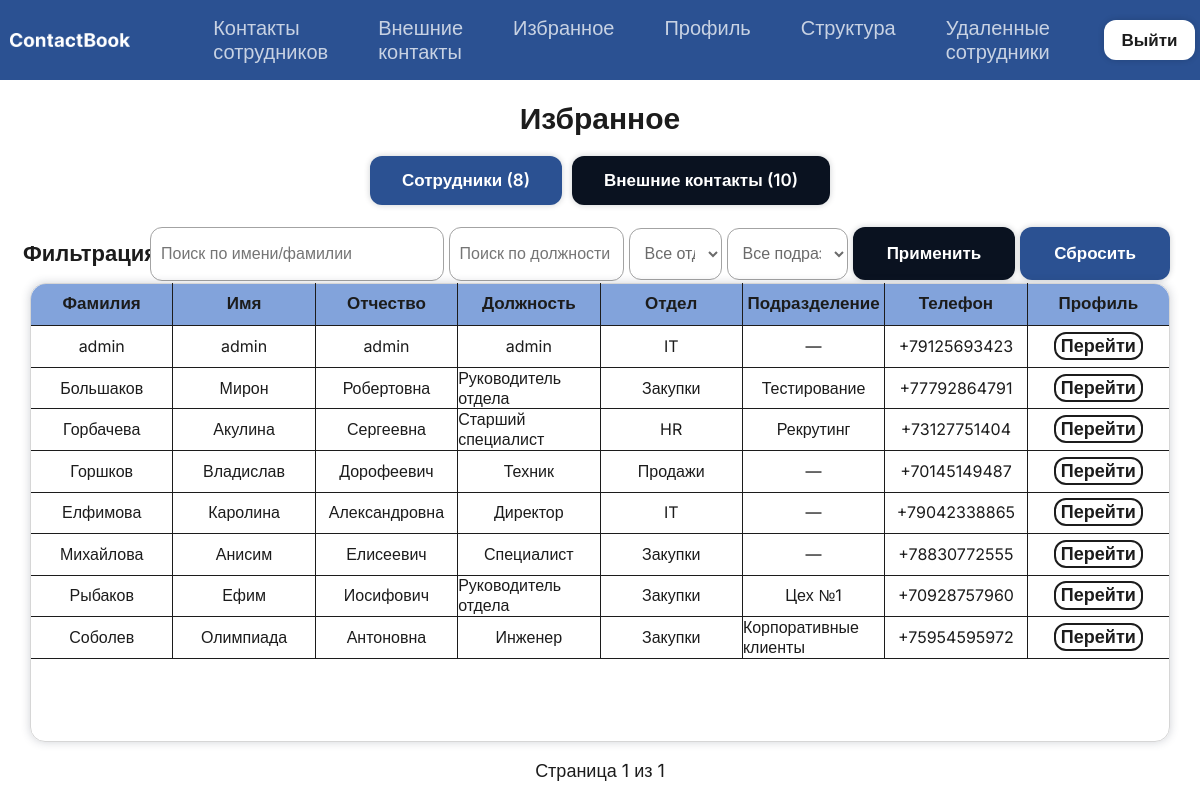
/favorites/ (signed in), run on the app's committed database.
### ContactBook/models.py (models this page shows, shortened)
class Employee(models.Model):
    last_name = models.CharField(max_length=50, verbose_name='Фамилия')
    first_name = models.CharField(max_length=50, verbose_name='Имя')
    middle_name = models.CharField(max_length=50, blank=True, null=True, verbose_name='Отчество')
    department = models.ForeignKey(Department, on_delete=models.PROTECT, verbose_name='Отдел')
    subdivision = models.ForeignKey(Subdivision, on_delete=models.SET_NULL, blank=True, null=True, verbose_name='Подразделение')
    position = models.CharField(max_length=100, verbose_name='Должность')
    phone = models.CharField(max_length=20, unique=True, verbose_name='Телефон')
    floor = models.CharField(max_length=50, verbose_name='Этаж')
    cabinet = models.CharField(max_length=50, blank=True, null=True, verbose_name='Кабинет')
    role = models.CharField(
        max_length=20,
        choices=[('user', 'Пользователь'), ('admin', 'Администратор')],
        default='user',
        verbose_name='Роль'
    )
    user_account = models.OneToOneField(User, on_delete=models.CASCADE, null=True, blank=True, related_name='employee_profile', verbose_name='Аккаунт входа')
    is_deleted = models.BooleanField(default=False, verbose_name='Удалён')
    deleted_at = models.DateTimeField(null=True, blank=True, verbose_name='Дата удаления')
    objects = EmployeeManager()
    all_objects = models.Manager()
    class Meta:
        verbose_name_plural = 'Сотрудники'

class Department(models.Model):
    name = models.CharField(max_length=100, unique=True, verbose_name='Название отдела')
    class Meta:
        verbose_name_plural = 'Отделы'

class Subdivision(models.Model):
    name = models.CharField(max_length=100, verbose_name='Название подразделения')
    department = models.ForeignKey(Department, on_delete=models.CASCADE, related_name='subdivisions', verbose_name='Родительский отдел')
    class Meta:
        constraints = [
            models.UniqueConstraint(fields=['name', 'department'], name='unique_subdivision_name_per_dept')
        ]
        verbose_name_plural = 'Подразделения'

### ContactBook/views.py (the view)
# urls.py: path('favorites/', views.favorite_list, name='favorite_list'),
@login_required
def favorite_list(request):
    active_tab = request.GET.get('tab', 'employees')
    emp_search = request.GET.get('emp_search', '').strip()
    emp_position = request.GET.get('emp_position', '').strip()
    emp_dept = request.GET.get('emp_dept', '')
    emp_sub = request.GET.get('emp_sub', '')
    cont_search = request.GET.get('cont_search', '').strip()
    cont_position = request.GET.get('cont_position', '').strip()
    cont_org = request.GET.get('cont_org', '').strip()
    cont_category = request.GET.get('cont_category', '')
    emp_qs = Employee.objects.filter(
        favorites_by__user=request.user,
        is_deleted=False
    ).select_related('department', 'subdivision').order_by('last_name')
    if emp_search:
        emp_qs = emp_qs.filter(
            Q(last_name__iregex=rf'^{re.escape(emp_search)}') |
            Q(first_name__iregex=rf'^{re.escape(emp_search)}')
        )
    if emp_position:
        emp_qs = emp_qs.filter(position__iregex=rf'{re.escape(emp_position)}')
    if emp_dept and emp_dept != '':
        emp_qs = emp_qs.filter(department_id=emp_dept)
    if emp_sub and emp_sub != '':
        emp_qs = emp_qs.filter(subdivision_id=emp_sub)
    emp_paginator = Paginator(emp_qs, 10)
    emp_page = emp_paginator.get_page(request.GET.get('emp_page'))
    cont_qs = Contact.objects.filter(
        favorited_by__user=request.user
    ).order_by('last_name')
    if cont_search:
        cont_qs = cont_qs.filter(
            Q(last_name__iregex=rf'^{re.escape(cont_search)}') |
            Q(first_name__iregex=rf'^{re.escape(cont_search)}')
        )
    if cont_position:
        cont_qs = cont_qs.filter(position__iregex=rf'{re.escape(cont_position)}')
    if cont_org:
        cont_qs = cont_qs.filter(organization__iregex=rf'{re.escape(cont_org)}')
    if cont_category:
        cont_qs = cont_qs.filter(category=cont_category)
    cont_paginator = Paginator(cont_qs, 10)
    cont_page = cont_paginator.get_page(request.GET.get('cont_page'))
    filtered_subdivisions = Subdivision.objects.all()
    if emp_dept and emp_dept != '':
        filtered_subdivisions = Subdivision.objects.filter(department_id=emp_dept)
    context = {
        'active_tab': active_tab,
        'emp_page': emp_page,
        'emp_search': emp_search,
        'emp_position': emp_position,
        'emp_dept': emp_dept,
        'emp_sub': emp_sub,
        'departments': Department.objects.all(),
        'subdivisions': filtered_subdivisions,
        'cont_page': cont_page,
        'cont_search': cont_search,
        'cont_position': cont_position,
        'cont_org': cont_org,
        'cont_category': cont_category,
        'categories': [('client', 'Клиент'), ('partner', 'Партнёр'), ('supplier', 'Поставщик'), ('other', 'Другое')],
    }
    return render(request, 'contactbook/favorite_list.html', context)

### ContactBook/models.py (called while the page is built)
    def get_queryset(self):
        return super().get_queryset().filter(is_deleted=False)

### ContactBook/templates/contactbook/favorite_list.html (shortened to what this page needs)
{% extends "base.html" %}
{% block content %}
<h1>Избранное</h1>
<div class="tabs" style="margin-bottom: 20px; display: flex; gap: 10px;">
    <a href="?tab=employees&emp_search={{ emp_search }}&emp_position={{ emp_position }}&emp_dept={{ emp_dept }}&emp_sub={{ emp_sub }}"
       class="btn {% if active_tab == 'employees' %}btn-secondary{% else %}btn-primary{% endif %}">
        Сотрудники ({{ emp_page.paginator.count }})
    </a>
    <a href="?tab=contacts&cont_search={{ cont_search }}&cont_position={{ cont_position }}&cont_org={{ cont_org }}&cont_category={{ cont_category }}"
       class="btn {% if active_tab == 'contacts' %}btn-secondary{% else %}btn-primary{% endif %}">
        Внешние контакты ({{ cont_page.paginator.count }})
    </a>
</div>
{% if active_tab == 'employees' %}
<div class="filter">
    <div class="zagolovok">Фильтрация</div>
    <div class="elements">
        <input type="text" id="emp_search" name="emp_search" placeholder="Поиск по имени/фамилии" value="{{ emp_search }}">
        <input type="text" name="emp_position" placeholder="Поиск по должности" value="{{ emp_position }}">
        <select name="department" id="dept-select">
            <option value="">Все отделы</option>
        </select>
        <select name="subdivision" id="sub-select">
            <option value="">Все подразделения</option>
        </select>
        <button type="button" onclick="applyFilters() " class="btn btn-primary">Применить</button>
        <a href="?tab=employees" class="btn btn-secondary">Сбросить</a>
    </div>
</div>
<div class="list">
    <table>
        <thead>
            <tr>
                <th>Фамилия</th><th>Имя</th><th>Отчество</th><th>Должность</th>
                <th>Отдел</th><th>Подразделение</th><th>Телефон</th><th class="last-column">Профиль</th>
            </tr>
        </thead>
        <tbody>
            {% for emp in emp_page %}
            <tr>
                <td>{{ emp.last_name }}</td><td>{{ emp.first_name }}</td>
                <td>{{ emp.middle_name|default:"—" }}</td><td>{{ emp.position }}</td>
                <td>{{ emp.department.name }}</td>
                <td>{{ emp.subdivision.name|default:"—" }}</td>
                <td>{{ emp.phone }}</td>
                <td class="last-column"><a href="{% url 'contactbook:employee_detail' emp.pk %}">Перейти</a></td>
            </tr>
            {% empty %}
            <tr><td colspan="8" id="employee-none">Избранных сотрудников не найдено</td></tr>
            {% endfor %}
        </tbody>
    </table>
</div>
<div class="pagination">
    <p>Страница {{ emp_page.number }} из {{ emp_page.paginator.num_pages }}</p>
</div>
{% endif %}
{% endblock %}

### ContactBook/static/css/style.css (style rules this page uses)
html,body { width: 100%; height: 100%; background-color: #ffffff; font-family: "Inter", sans-serif; padding: 0; margin: 0; }
main > h1 { font-size: 30px; color: rgb(28, 28, 28); }
.filter { width: 100%; height: 10%; display: flex; justify-content: center; align-items: center; }
.zagolovok { width: 10%; height: 100%; display: flex; justify-content: center; align-items: center; font-size: 22px; font-weight: bold; color: rgb(28, 28, 28); }
.elements { width: 85%; height: 100%; display: flex; justify-content: right; align-items: center; gap: 5px; }
.elements > input { width: 17%; height: 42px; border: solid 1px rgb(163, 163, 163); background-color: white; border-radius: 12px; font-size: 16px; padding: 5px 10px; }
.elements > select { width: 13%; height: 52px; border: solid 1px rgb(163, 163, 163); background-color: white; border-radius: 12px; font-size: 16px; padding: 5px 10px; color: rgb(107, 107, 107); }
#dept-select { width: 10%; height: 52px; border: solid 1px rgb(163, 163, 163); background-color: white; border-radius: 12px; font-size: 16px; padding: 5px 10px; color: rgb(107, 107, 107); }
.elements > button { background-color: #0a1220; border: solid 2px transparent; color: white; box-shadow: 0 0px 6px rgba(10, 18, 32, 0.2); transition: all 0.2s ease; }
.elements > a { background-color: #2b5192; border: 2px solid transparent; color: #ffffff; transition: all 0.2s ease; box-shadow: 0 0px 6px rgba(10, 18, 32, 0.2); }
.list { width: 95%; height: 80%; display: flex; justify-content: center; }
.list > table { width: 100%; height: 100%; display: flex; align-items: center; flex-direction: column; border: 1px solid rgb(214, 214, 214); border-radius: 15px; border-collapse: collapse; box-shadow: 0 0 10px rgba(41, 48, 73, 0.22); }
.list > table > thead { width: 100%; height: 10%; display: flex; justify-content: center; background-color: #1e59be8d; border-top-left-radius: 15px; border-top-right-radius: 15px; }
.list > table > thead > tr { width: 100%; height: 100%; display: flex; justify-content: center; align-items: center; }
.list > table > thead > tr > th { width: 15%; height: 100%; display: flex; align-items: center; justify-content: center; border-top: none; border-bottom: 1px solid rgb(28, 28, 28);; border-right: 1px solid rgb(28, 28, 28); padding: 0; font-size: 17px; color: rgb(28, 28, 28); }
.list > table > tbody { width: 100%; height: 100%; display: flex; flex-direction: column; align-items: center; }
.list > table > tbody > tr { width: 100%; height: 10%; display: flex; flex-direction: row; }
.list > table > tbody > tr > td { width: 15%; height: 100%; display: flex; align-items: center; justify-content: center; border-bottom: 1px solid rgb(28, 28, 28);; border-top: none; border-right: 1px solid rgb(28, 28, 28); padding: 0; font-size: 16px; color: rgb(28, 28, 28); }
.list > table > tbody > tr > td > a { width: 60%; height: 58%; background-color: transparent; color: rgb(28, 28, 28); font-size: 18px; border-radius: 12px; transition: all 0.1s ease; border: solid 2px rgb(28, 28, 28); text-decoration: none; display: flex; justify-content: center; align-items: center; padding: 0; font-family: "Inter", sans-serif; font-weight: 600; }
.pagination { height: 10%; color: rgb(28, 28, 28); text-decoration: none; display: flex; align-items: center; gap: 5px; font-size: 18px; }
.btn { padding: 14px 32px; border-radius: 12px; font-size: 17px; font-weight: 600; text-decoration: none; display: flex; align-items: center; gap: 10px; border: none; cursor: pointer; font-family: "Inter", sans-serif; white-space: nowrap; }
.btn-primary { background-color: #0a1220; color: white; box-shadow: 0 0px 6px rgba(10, 18, 32, 0.2); transition: all 0.2s ease; }
.btn-secondary { background-color: #2b5192; color: #ffffff; transition: all 0.2s ease; box-shadow: 0 0px 6px rgba(10, 18, 32, 0.2); }
.last-column { border-right: none !important; }
#emp_search { width: 30%; height: 42px; }

### data on the page
Employee: last_name "admin", first_name "admin", middle_name "admin", position "admin", department.name "IT", subdivision.name "—", phone "+79125693423"
Employee: last_name "Большаков", first_name "Мирон", middle_name "Робертовна", position "Руководитель отдела", department.name "Закупки", subdivision.name "Тестирование", phone "+77792864791"
Employee: last_name "Горбачева", first_name "Акулина", middle_name "Сергеевна", position "Старший специалист", department.name "HR", subdivision.name "Рекрутинг", phone "+73127751404"
Employee: last_name "Горшков", first_name "Владислав", middle_name "Дорофеевич", position "Техник", department.name "Продажи", subdivision.name "—", phone "+70145149487"
Employee: last_name "Елфимова", first_name "Каролина", middle_name "Александровна", position "Директор", department.name "IT", subdivision.name "—", phone "+79042338865"
Employee: last_name "Михайлова", first_name "Анисим", middle_name "Елисеевич", position "Специалист", department.name "Закупки", subdivision.name "—", phone "+78830772555"
Employee: last_name "Рыбаков", first_name "Ефим", middle_name "Иосифович", position "Руководитель отдела", department.name "Закупки", subdivision.name "Цех №1", phone "+70928757960"
Employee: last_name "Соболев", first_name "Олимпиада", middle_name "Антоновна", position "Инженер", department.name "Закупки", subdivision.name "Корпоративные клиенты", phone "+75954595972"

### other printed values
{{ emp_page.paginator.count }} "8"
{{ cont_page.paginator.count }} "10"
{{ emp_page.number }} "1"
{{ emp_page.paginator.num_pages }} "1"
